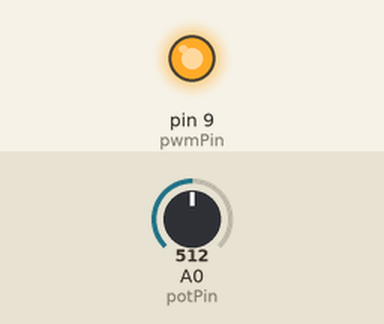
Recording of a sketch running on a simulated Arduino Uno, built with avr-gcc and run on an emulated ATmega328P. On the bench: output pins drawn as LEDs (lit = HIGH). The test bench sets the inputs (shaded band); at power-on: A0 (potPin) = 512. What the sketch prints to the serial monitor is not drawn.

Above: at 1.2 s.
1.3 s: A0 (potPin) set to 991
4.3 s: A0 (potPin) set to 1007
Timing chart, 0 to 7.3 s (numbered marks = the images above; inputs shaded):
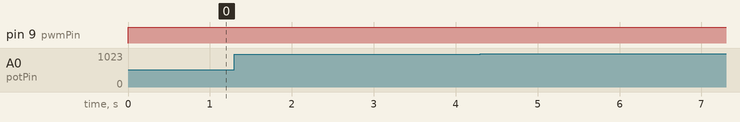

The sketch:

actuator.ino
```cpp
// Define pin numbers
const int potPin = A0;    // Analog pin connected to the potentiometer
const int pwmPin = 9;     // PWM pin connected to the LAC control board

// Define the range of values for mapping
const int potMin = 0;     // Minimum potentiometer value
const int potMax = 1023;  // Maximum potentiometer value (for 10-bit ADC)
const int pwmMin = 1000;  // Minimum PWM value (adjust based on actuator specs)
const int pwmMax = 2000;  // Maximum PWM value (adjust based on actuator specs)

void setup() {
  pinMode(pwmPin, OUTPUT);
  Serial.begin(9600);
}

void loop() {
  // Read the potentiometer value
  int potValue = analogRead(potPin);

  // Map potentiometer value to PWM range
  int pwmValue = map(potValue, potMin, potMax, pwmMin, pwmMax);

  // Write the PWM value to the LAC control board
  analogWrite(pwmPin, pwmValue);

  // Print values for debugging
  Serial.print("Potentiometer Value: ");
  Serial.print(potValue);
  Serial.print(" PWM Value: ");
  Serial.println(pwmValue);

  delay(50);  // Small delay for stability
}
```

Measured:
- after the input at 1.3 s, every drawn part: stays the same
- after the input at 4.3 s, every drawn part: stays the same
